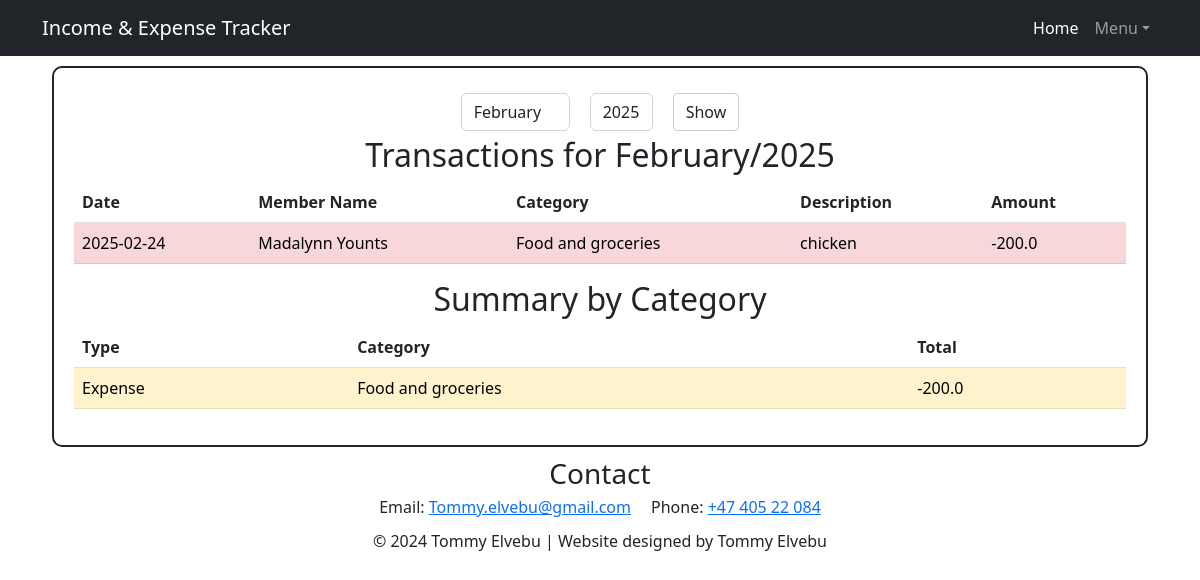
/view/overview, run on the app's committed database.
### tables this page shows
CREATE TABLE Expense (
          ExpenseID INTEGER PRIMARY KEY AUTOINCREMENT,
          Date TEXT NOT NULL,
          ExpenseCategory TEXT NOT NULL,
          Description TEXT NOT NULL,
          Amount REAL NOT NULL,
          MemberName TEXT,
          FOREIGN KEY (MemberName) REFERENCES HouseholdMember(MemberName)
        );

### income and expenses tracker/app.py (the view)
@app.route('/view/overview', methods=['GET'])
def overview():
    month = request.args.get('month', default=str(datetime.datetime.now().month))
    year = request.args.get('year', default=str(datetime.datetime.now().year))
    month = month.zfill(2)
    with sqlite3.connect('database.db') as conn:
        conn.row_factory = dict_factory
        cur = conn.cursor()
        cur.execute("""
            SELECT Date, MemberName, ExpenseCategory as Category, Description, -Amount as Amount
            FROM Expense
            WHERE strftime('%m', Date) = ? AND strftime('%Y', Date) = ?
            UNION ALL
            SELECT Date, MemberName, IncomeCategory as Category, Description, Amount
            FROM Income
            WHERE strftime('%m', Date) = ? AND strftime('%Y', Date) = ?
            ORDER BY Date
        """, (month, year, month, year))
        records = cur.fetchall()
        cur.execute("""
            SELECT 'Income' as Type, IncomeCategory as Category, SUM(Amount) as Total
            FROM Income
            WHERE strftime('%m', Date) = ? AND strftime('%Y', Date) = ?
            GROUP BY IncomeCategory
            UNION ALL
            SELECT 'Expense' as Type, ExpenseCategory, -SUM(Amount) as Total
            FROM Expense
            WHERE strftime('%m', Date) = ? AND strftime('%Y', Date) = ?
            GROUP BY ExpenseCategory
        """, (month, year, month, year))
        summary = cur.fetchall()
    return render_template('view/overview.html', records=records, summary=summary, month=month, year=year)

### income and expenses tracker/app.py (called while the page is built)
def dict_factory(cursor, row):
    d = {}
    for idx, col in enumerate(cursor.description):
        d[col[0]] = row[idx]
    return d

### income and expenses tracker/templates/view/overview.html (shortened to what this page needs)
{% extends 'template.html' %}
            {% block content %}
            <div class="center-container">
                <form action="{{ url_for('overview') }}" method="get" class="month-selector">
                    <select name="month" class="form-control" required>
                        {% set months = ['January', 'February', 'March', 'April', 'May', 'June', 'July', 'August', 'September', 'October', 'November', 'December'] %}
                        {% for m in range(1, 13) %}
                        <option value="{{ m }}" {% if m == month|int %}selected{% endif %}>{{ months[m-1] }}</option>
                        {% endfor %}
                    </select>
                    <select name="year" class="form-control" required>
                        {% for y in range(2022, 2030) %}
                        <option value="{{ y }}" {% if y == year|int %}selected{% endif %}>{{ y }}</option>
                        {% endfor %}
                    </select>
                    <input type="submit" class="btn button-primary submit-button overview-submit-button" value="Show">
                </form>
            </div>
            <div class="center-container">
            <h2>Transactions for {{ months[month|int - 1] }}/{{ year }}</h2>
            </div>
            <div class="table-responsive">
                <table class="table">
                <thead>
                    <tr>
                        <th>Date</th>
                        <th>Member Name</th>
                        <th>Category</th>
                        <th>Description</th>
                        <th>Amount</th>
                    </tr>
                </thead>
                <tbody>
                    {% for record in records %}
                    <tr class="{{ 'table-danger' if record.Amount < 0 else 'table-success' }}">
                        <td>{{ record.Date }}</td>
                        <td>{{ record.MemberName }}</td>
                        <td>{{ record.Category }}</td>
                        <td>{{ record.Description }}</td>
                        <td>{{ record.Amount }}</td>
                    </tr>
                    {% endfor %}
                </tbody>
            </table>
            </div>
            <div class="center-container">
                <h2>Summary by Category</h2>
            </div>
            <div class="table-responsive">
                <table class="table">
                <thead>
                    <tr>
                        <th>Type</th>
                        <th>Category</th>
                        <th>Total</th>
                    </tr>
                </thead>
                <tbody>
                    {% for item in summary %}
                    <tr class="{{ 'table-info' if item.Type == 'Income' else 'table-warning' }}">
                        <td>{{ item.Type }}</td>
                        <td>{{ item.Category }}</td>
                        <td>{{ item.Total }}</td>
                    </tr>
                    {% endfor %}
                </tbody>
            </table>
        </div>
            {% endblock content %}

### income and expenses tracker/templates/template.html (shortened to what this page needs)
<!DOCTYPE html>
<html lang="en">
    <head>
        <link rel="stylesheet" href="{{url_for('static',filename='css/style.css')}}">
        <link rel="stylesheet" href="{{url_for('static',filename='css/personal.css')}}">
    </head>
    <body>
        <nav class="navbar navbar-expand-lg navbar-dark bg-dark">
            <div class="container">
                <a class="navbar-brand" href="{{ url_for('index') }}">Income & Expense Tracker</a>
                <div class="collapse navbar-collapse" id="navbarSupportedContent">
                    <ul class="navbar-nav ms-auto mb-2 mb-lg-0">
                        <li class="nav-item"><a class="nav-link active" aria-current="page" href="{{ url_for('index') }}">Home</a></li>
                        <li class="nav-item dropdown">
                            <a class="nav-link dropdown-toggle" id="navbarDropdown" href="#" role="button" data-bs-toggle="dropdown" aria-expanded="false">Menu</a>
                        </li>
                    </ul>
                </div>
            </div>
        </nav>
        <div class="container">
            <div class="myBody">
            {% block content %}{% endblock content %}
            </div>
            <footer>
                <div class="footer-content">
                    <div class="footer-section">
                        <h3>Contact</h3>
                        <ul>
                            <li>Email: <a href="mailto:Tommy.elvebu@gmail.com">Tommy.elvebu@gmail.com</a></li>
                            <li>Phone: <a href="tel:+47 405 22 084">+47 405 22 084</a></li>
                        </ul>
                    </div>
                </div>
                <div class="footer-bottom">
                    <p>&copy; 2024 Tommy Elvebu | Website designed by Tommy Elvebu</p>
                </div>
            </footer>
        </div>
    </body>
</html>

### income and expenses tracker/static/css/personal.css (style rules this page uses)
.myBody { border: 2px solid; padding: 20px; margin: 10px; border-radius: 10px; }
.submit-button { border: 1px solid #ccc; border-radius: 4px; padding: 6px 12px; }
.overview-submit-button { padding: 6px 12px; flex-grow: 0; }
.form-control { flex-grow: 0; width: auto; }
.center-container { display: flex; justify-content: center; align-items: center; flex-direction: column; width: 100%; }
.month-selector { display: flex; justify-content: center; gap: 10px; flex-wrap: wrap; }
.month-selector .form-control, .month-selector .btn { margin: 5px; }
.footer-content, .footer-bottom { text-align: center; display: flex; flex-direction: column; align-items: center; justify-content: center; width: 100%; }
.footer-section { margin-bottom: 10px; }
.footer-section h3 { margin-bottom: 5px; }
.footer-section ul { list-style-type: none; padding: 0; margin: 0; display: flex; justify-content: center; flex-wrap: wrap; }
.footer-section ul li { margin: 0 10px; }

### data on the page
Expense: Date "2025-02-24", MemberName "Madalynn Younts", Category "Food and groceries", Description "chicken", Amount "-200.0"

### other printed values
{{ months[month|int - 1] }} "February"
{{ year }} "2025"
{{ item.Type }} "Expense"
{{ item.Category }} "Food and groceries"
{{ item.Total }} "-200.0"
form field month "February"
form field year "2025"
